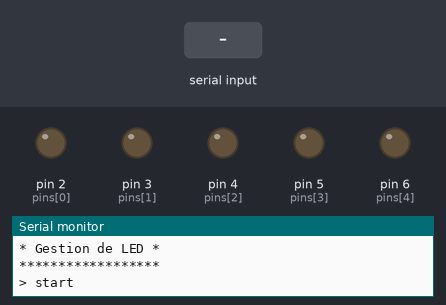
Bench run of a sketch on a simulated Arduino Uno, built with avr-gcc and run on an emulated ATmega328P. Shown: output pins drawn as LEDs (lit = HIGH), the last lines printed to the serial monitor. The test bench sets the inputs (shaded band).

Above: at 1.2 s.
1.3 s: "c" received over Serial
At 1.7 s:
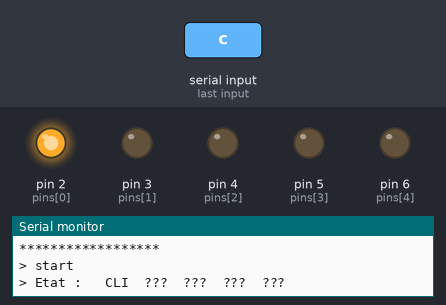
4.3 s: "a" received over Serial
5.8 s: "e" received over Serial
At 6.7 s:
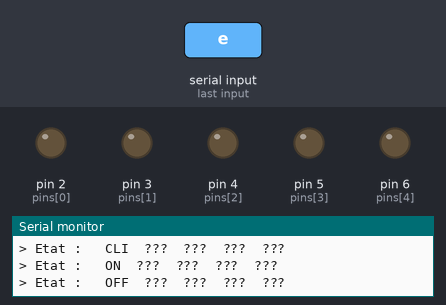
Timing chart, 0 to 8.8 s (numbered marks = the images above; inputs shaded):
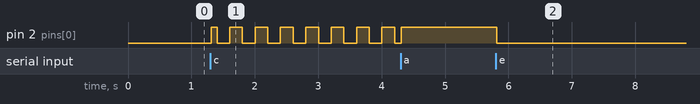

Measured:
- after the input at 1.3 s, pin 2 (pins[0]): LOW → HIGH at once, then repeats every 0.40 s: LOW 0.20 s, HIGH 0.20 s
- after the input at 5.8 s, pin 2 (pins[0]): HIGH → LOW at once

The sketch:

Communication_5_led_on_off_blink.ino
```cpp
int pins[5] = {2, 3, 4, 5, 6}; //tableau qui stocke les pins des LED
char comportements[5] = {0, 0, 0, 0, 0}; //tableau des comportements. 0 pour éteint, 1 pour allumé, 2 pour clignotant
boolean etats[5] = {0, 0, 0, 0, 0}; // tableau des états. 0 pour éteint, 1 pour allumé
unsigned long tempsDepart; // variable pour stocker le temps à un instant donné
int duree = 200; // variable pour stocker la durée de clignotement en ms

void setup() {
  Serial.begin (9600); // initialisation de la communication série
  // initialisation des LED et mise à LOW
  for (int l = 0; l < 5; l++) {
    pinMode(pins[l], OUTPUT);
    digitalWrite(pins[l], LOW);
  }
  //titre de présentation (c'est toujours plus sympa !)
  Serial.println("******************");
  Serial.println("* Gestion de LED *");
  Serial.println("******************");
  Serial.println("> start");//message de début de programme
  tempsDepart = millis(); //initialisation du temps de départ sur le temps actuel
}

void loop() {
  decodage(); //appel de la fonction de décodage
  timer(); // appel de la fonction de gestion du temps
  allumage(); // appel de la fonction d'allumage des LED
}

//------------------------fonctions
void decodage() {
  if (Serial.available()) {// teste s'il reste des données en attente
    String reception = "";
    while (Serial.available()) { //tant que des données sont en attente
      char c = Serial.read(); // lecture
      reception += String(c); //on ajoute à l'objet reception
      delay(10); //petite attente
    }
    reception.trim(); //on enlève le superflu en début et fin de chaîne
    reception = reception.substring(0, 5); // ne prend que les caractères de 0 à 4 (soit 5 caractères)
    Serial.print ("> Etat : ");
    //boucle de test par caractère
    for (int c = 0; c < 5; c++) {
      switch (reception.charAt(c)) {
        case 'a':
          Serial.print("\tON");
          comportements[c] = 1; //mise à jour du tableau des comportements
          break;
        case 'e':
          Serial.print("\tOFF");
          comportements[c] = 0; //mise à jour du tableau des comportements
          break;
        case 'c':
          Serial.print("\tCLI");
          comportements[c] = 2; //mise à jour du tableau des comportements
          break;
        default :
          comportements[c] = 0; //mise à jour du tableau des comportements par défaut à 0
          Serial.print("\t???");
      }
    }
    Serial.println(); // saut de ligne
    // boucle de mise à jour du tableau des états en fonction du tableau des comportements
    for (int l = 0; l < 5; l++) {
      if (!comportements[l]) {
        etats[l] = 0;
      }
      else {
        etats[l] = 1; // on allume aussi les lED clignotantes
      }
    }
  }
}
void timer() {
  unsigned long tempsActuel = millis(); //récupération du temps Arduino
  if (tempsActuel - tempsDepart >= duree) { //test si temps écoulé
    for (int l = 0; l < 5; l++) {
      if (comportements[l] == 2) { //test si comportement clignotant
        etats[l] = !etats[l]; //passe de 0 à 1 ou de 1 à 0
      }
    }
    tempsDepart = tempsActuel; //initialisation du temps de départ
  }
}

void allumage() {
  for (int l = 0; l < 5; l++) {
    digitalWrite(pins[l], etats[l]); //allumage des LED en fonction du tableau des Etats
  }
}
```
